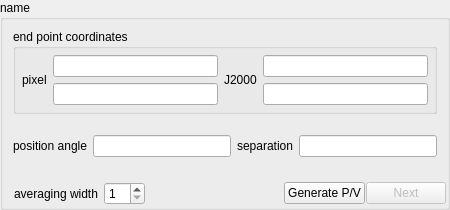
<?xml version="1.0" encoding="UTF-8"?>
<ui version="4.0">
 <class>PVLineStats</class>
 <widget class="QGroupBox" name="PVLineStats">
  <property name="geometry">
   <rect>
    <x>0</x>
    <y>0</y>
    <width>450</width>
    <height>210</height>
   </rect>
  </property>
  <property name="sizePolicy">
   <sizepolicy hsizetype="Preferred" vsizetype="Preferred">
    <horstretch>0</horstretch>
    <verstretch>0</verstretch>
   </sizepolicy>
  </property>
  <property name="minimumSize">
   <size>
    <width>450</width>
    <height>0</height>
   </size>
  </property>
  <property name="maximumSize">
   <size>
    <width>16777215</width>
    <height>210</height>
   </size>
  </property>
  <property name="windowTitle">
   <string>GroupBox</string>
  </property>
  <property name="title">
   <string>name</string>
  </property>
  <layout class="QVBoxLayout" name="verticalLayout">
   <property name="spacing">
    <number>1</number>
   </property>
   <property name="leftMargin">
    <number>1</number>
   </property>
   <property name="topMargin">
    <number>0</number>
   </property>
   <property name="rightMargin">
    <number>1</number>
   </property>
   <property name="bottomMargin">
    <number>2</number>
   </property>
   <item>
    <widget class="QWidget" name="plotHolderWidget" native="true">
     <property name="sizePolicy">
      <sizepolicy hsizetype="Expanding" vsizetype="Expanding">
       <horstretch>0</horstretch>
       <verstretch>0</verstretch>
      </sizepolicy>
     </property>
     <layout class="QVBoxLayout" name="verticalLayout_4">
      <item>
       <widget class="QGroupBox" name="coord_box">
        <property name="title">
         <string>end point coordinates</string>
        </property>
        <layout class="QHBoxLayout" name="horizontalLayout_2">
         <property name="margin">
          <number>6</number>
         </property>
         <item>
          <widget class="QLabel" name="pixel_label">
           <property name="lineWidth">
            <number>0</number>
           </property>
           <property name="text">
            <string>pixel</string>
           </property>
          </widget>
         </item>
         <item>
          <widget class="QFrame" name="frame">
           <property name="sizePolicy">
            <sizepolicy hsizetype="Preferred" vsizetype="Fixed">
             <horstretch>0</horstretch>
             <verstretch>0</verstretch>
            </sizepolicy>
           </property>
           <property name="frameShape">
            <enum>QFrame::NoFrame</enum>
           </property>
           <property name="frameShadow">
            <enum>QFrame::Plain</enum>
           </property>
           <property name="lineWidth">
            <number>0</number>
           </property>
           <layout class="QVBoxLayout" name="verticalLayout_2">
            <property name="margin">
             <number>0</number>
            </property>
            <item>
             <widget class="QLineEdit" name="pixel_pt1">
              <property name="toolTip">
               <string>pixel coordinates for first point</string>
              </property>
              <property name="text">
               <string/>
              </property>
              <property name="readOnly">
               <bool>true</bool>
              </property>
             </widget>
            </item>
            <item>
             <widget class="QLineEdit" name="pixel_pt2">
              <property name="toolTip">
               <string>pixel coordinates for second point</string>
              </property>
              <property name="text">
               <string/>
              </property>
              <property name="readOnly">
               <bool>true</bool>
              </property>
             </widget>
            </item>
           </layout>
          </widget>
         </item>
         <item>
          <widget class="QLabel" name="world_label">
           <property name="lineWidth">
            <number>0</number>
           </property>
           <property name="text">
            <string>J2000</string>
           </property>
          </widget>
         </item>
         <item>
          <widget class="QFrame" name="frame1">
           <property name="sizePolicy">
            <sizepolicy hsizetype="Preferred" vsizetype="Fixed">
             <horstretch>0</horstretch>
             <verstretch>0</verstretch>
            </sizepolicy>
           </property>
           <property name="frameShape">
            <enum>QFrame::NoFrame</enum>
           </property>
           <property name="frameShadow">
            <enum>QFrame::Plain</enum>
           </property>
           <property name="lineWidth">
            <number>0</number>
           </property>
           <layout class="QVBoxLayout" name="verticalLayout_3">
            <property name="margin">
             <number>0</number>
            </property>
            <item>
             <widget class="QLineEdit" name="world_pt1">
              <property name="toolTip">
               <string>world coordinates for first point</string>
              </property>
              <property name="text">
               <string/>
              </property>
              <property name="readOnly">
               <bool>true</bool>
              </property>
             </widget>
            </item>
            <item>
             <widget class="QLineEdit" name="world_pt2">
              <property name="toolTip">
               <string>world coordinates for second point</string>
              </property>
              <property name="text">
               <string/>
              </property>
              <property name="readOnly">
               <bool>true</bool>
              </property>
             </widget>
            </item>
           </layout>
          </widget>
         </item>
        </layout>
       </widget>
      </item>
      <item>
       <widget class="QFrame" name="averaging_frame">
        <property name="frameShape">
         <enum>QFrame::NoFrame</enum>
        </property>
        <property name="frameShadow">
         <enum>QFrame::Plain</enum>
        </property>
        <property name="lineWidth">
         <number>0</number>
        </property>
        <layout class="QHBoxLayout" name="horizontalLayout_3">
         <property name="margin">
          <number>0</number>
         </property>
         <item>
          <widget class="QLabel" name="position_angle_label">
           <property name="text">
            <string>position angle</string>
           </property>
          </widget>
         </item>
         <item>
          <widget class="QLineEdit" name="position_angle">
           <property name="toolTip">
            <string>position angle of the P/V line</string>
           </property>
           <property name="readOnly">
            <bool>false</bool>
           </property>
          </widget>
         </item>
         <item>
          <widget class="QLabel" name="label_2">
           <property name="text">
            <string>separation</string>
           </property>
          </widget>
         </item>
         <item>
          <widget class="QLineEdit" name="separation">
           <property name="toolTip">
            <string>separation between the P/V line's end points</string>
           </property>
           <property name="readOnly">
            <bool>true</bool>
           </property>
          </widget>
         </item>
        </layout>
       </widget>
      </item>
     </layout>
    </widget>
   </item>
   <item>
    <layout class="QHBoxLayout" name="horizontalLayout">
     <item>
      <widget class="QFrame" name="frame_2">
       <property name="frameShape">
        <enum>QFrame::NoFrame</enum>
       </property>
       <property name="frameShadow">
        <enum>QFrame::Plain</enum>
       </property>
       <property name="lineWidth">
        <number>0</number>
       </property>
       <layout class="QHBoxLayout" name="horizontalLayout1">
        <property name="leftMargin">
         <number>10</number>
        </property>
        <property name="topMargin">
         <number>0</number>
        </property>
        <property name="rightMargin">
         <number>0</number>
        </property>
        <property name="bottomMargin">
         <number>0</number>
        </property>
        <item>
         <widget class="QLabel" name="label">
          <property name="toolTip">
           <string>pixel width for P/V slice</string>
          </property>
          <property name="text">
           <string>averaging width</string>
          </property>
         </widget>
        </item>
        <item>
         <widget class="QSpinBox" name="pvwidth">
          <property name="toolTip">
           <string>pixel width for P/V slice</string>
          </property>
          <property name="suffix">
           <string/>
          </property>
          <property name="minimum">
           <number>1</number>
          </property>
          <property name="singleStep">
           <number>2</number>
          </property>
         </widget>
        </item>
       </layout>
      </widget>
     </item>
     <item>
      <spacer name="horizontalSpacer">
       <property name="orientation">
        <enum>Qt::Horizontal</enum>
       </property>
       <property name="sizeHint" stdset="0">
        <size>
         <width>40</width>
         <height>20</height>
        </size>
       </property>
      </spacer>
     </item>
     <item>
      <widget class="QPushButton" name="create_button">
       <property name="toolTip">
        <string>create P/V slice</string>
       </property>
       <property name="text">
        <string>Generate P/V</string>
       </property>
      </widget>
     </item>
     <item>
      <widget class="QPushButton" name="next_button">
       <property name="enabled">
        <bool>false</bool>
       </property>
       <property name="text">
        <string>Next</string>
       </property>
       <property name="flat">
        <bool>false</bool>
       </property>
      </widget>
     </item>
    </layout>
   </item>
  </layout>
 </widget>
 <resources/>
 <connections/>
</ui>
